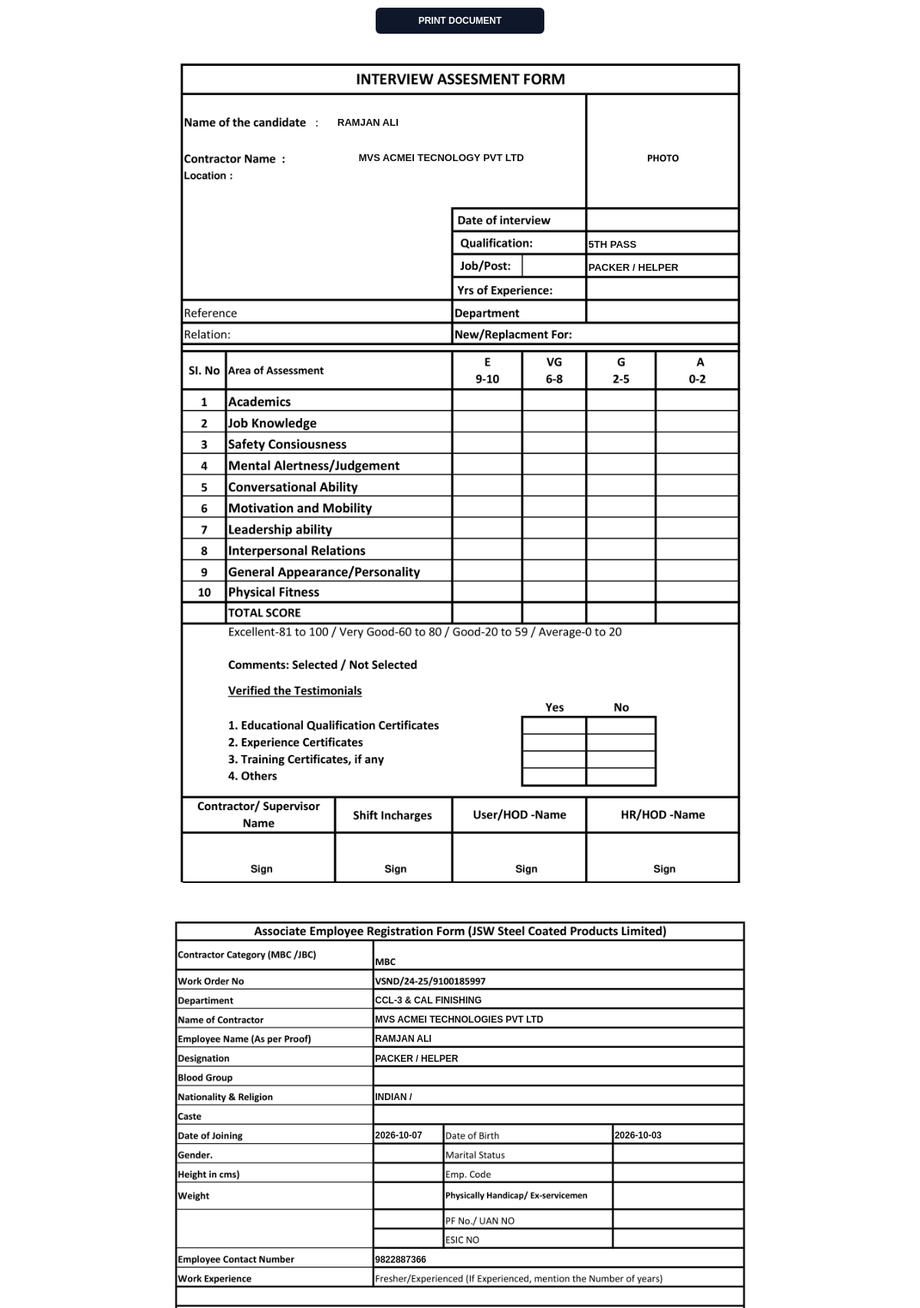
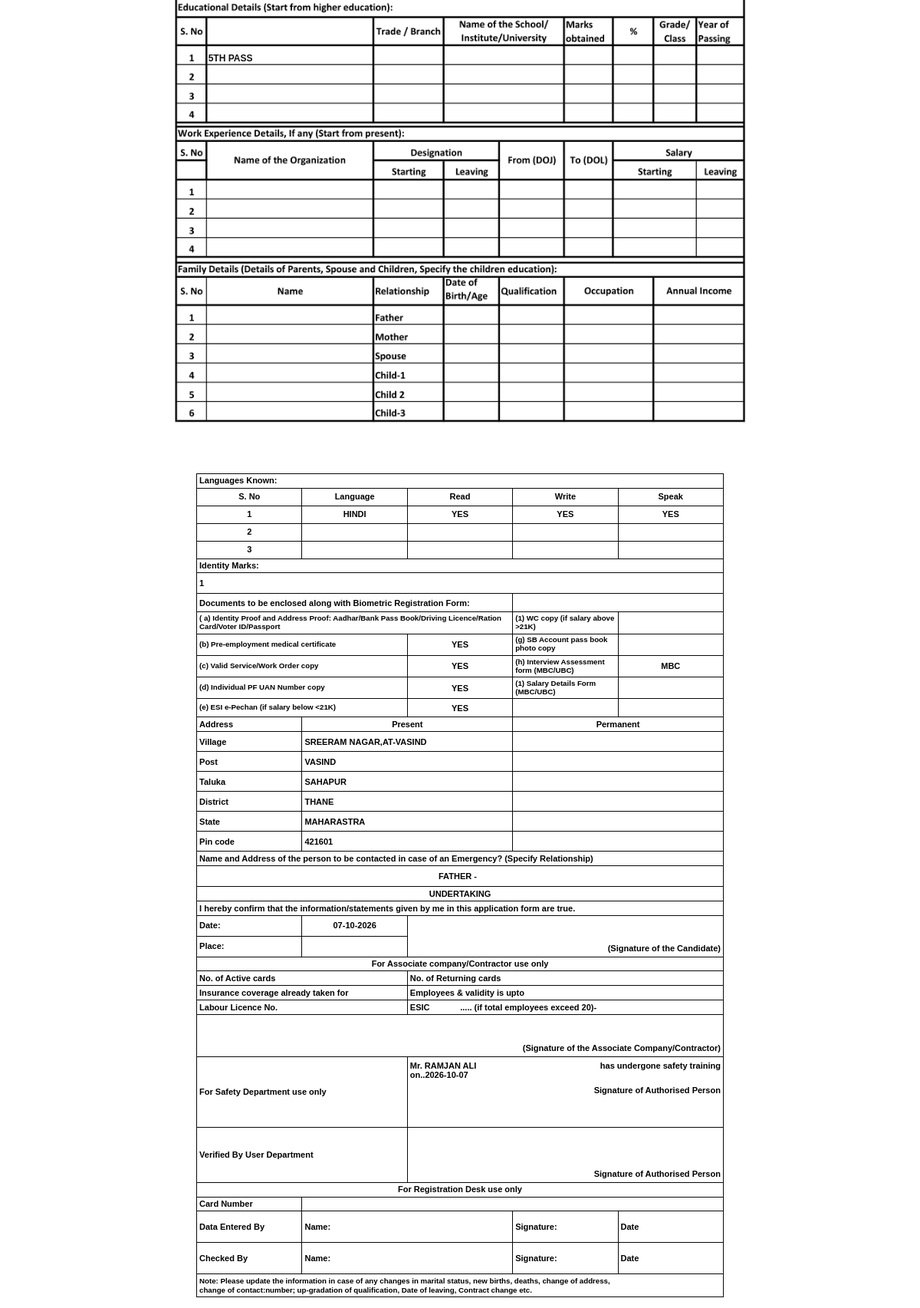
The page /admin/print/12 (signed in) on the database its author committed (2 pictures, top to bottom).
### tables this page shows
CREATE TABLE applicants (
            id INTEGER PRIMARY KEY AUTOINCREMENT,
            full_name TEXT, mobile TEXT, qualification TEXT, contractor TEXT, requested_role TEXT,
            skill_level TEXT, dob TEXT, aadhar TEXT, doj TEXT, blood_group TEXT, uan TEXT, esic TEXT, 
            father_name TEXT, mother_name TEXT, wife_name TEXT, alt_mobile TEXT, 
            permanent_address TEXT, religion TEXT, caste TEXT, marital_status TEXT, 
            department TEXT, designation TEXT, identification_mark TEXT, place TEXT,
            status TEXT DEFAULT 'New Request', interview_date TEXT
        , created_at TIMESTAMP DEFAULT CURRENT_TIMESTAMP, experience TEXT, reference TEXT, relation TEXT, replacement_for TEXT, perm_village TEXT, perm_post TEXT, perm_taluka TEXT, perm_district TEXT, perm_state TEXT, perm_pin TEXT, gender TEXT, present_address_line1 TEXT, emergency_contact_name TEXT, emergency_relationship TEXT, lang1_name TEXT, lang1_read TEXT, lang1_write TEXT, lang1_speak TEXT, lang2_name TEXT, lang2_read TEXT, lang2_write TEXT, lang2_speak TEXT, lang3_name TEXT, lang3_read TEXT, lang3_write TEXT, lang3_speak TEXT, qualification_level TEXT, qualification_trade TEXT, qualification_institute TEXT, qualification_marks TEXT, qualification_percentage TEXT, qualification_grade TEXT, qualification_year TEXT, assessment_company TEXT, assessment_location TEXT, appointment_salary TEXT, appointment_issue_date TEXT, appointment_location TEXT, father_age TEXT, father_education TEXT, father_occupation TEXT, father_income TEXT, mother_age TEXT, mother_education TEXT, mother_occupation TEXT, mother_income TEXT, appointment_breakup TEXT);

### app.py (the view)
@app.route('/admin/print/<int:id>')
def print_form(id):
    auth = require_admin()
    if auth:
        return auth
    conn = get_db(); ensure_applicant_schema(conn); app_data = conn.execute('SELECT * FROM applicants WHERE id=?', (id,)).fetchone(); conn.close()
    if not app_data:
        abort(404)
    return render_template('print_template.html', app=app_data)

### app.py (called while the page is built, shortened)
@app.after_request
def security_headers(response):
    response.headers.setdefault('X-Content-Type-Options', 'nosniff')
    response.headers.setdefault('X-Frame-Options', 'SAMEORIGIN')
    response.headers.setdefault('Referrer-Policy', 'strict-origin-when-cross-origin')
    response.headers.setdefault('Permissions-Policy', 'camera=(), microphone=(), geolocation=(), xr-spatial-tracking=(self)')
    if request.path.startswith('/static/'):
        response.headers.setdefault('Cache-Control', 'public, max-age=3600, stale-while-revalidate=86400')
    else:
        response.headers.setdefault('Cache-Control', 'no-store' if request.path.startswith('/admin') or request.path == '/login' else 'private, max-age=0')
    return response

def get_db():
    conn = sqlite3.connect(DB_PATH, timeout=10)
    conn.row_factory = sqlite3.Row
    conn.execute('PRAGMA busy_timeout = 10000')
    conn.execute('PRAGMA foreign_keys = ON')
    return conn

def require_admin():
    return None

### templates/print_template.html (shortened to what this page needs)
<!DOCTYPE html>
<html lang="en">
<head>
</head>
<body>
    <button onclick="window.print()" class="print-btn no-print">PRINT DOCUMENT</button>
    <div class="a4-page official-assessment-page">
      <img class="official-registration-base" src="{{ url_for('static',filename='official-assessment-page1.png',v='3') }}" alt="" aria-hidden="true">
      <span class="official-form-value" style="left:29.849%;top:8.778%;max-width:36.955%">{{ app['full_name'] or '' }}</span>
      <span class="official-form-value" style="left:33.327%;top:12.911%;max-width:35.275%">{{ app['assessment_company'] if app['assessment_company'] is not none else 'MVS ACMEI TECNOLOGY PVT LTD' }}</span>
      <span class="official-form-value" style="left:71.105%;top:22.983%;max-width:23.517%">{{ app['qualification'] or '' }}</span>
      <span class="official-form-value" style="left:71.105%;top:25.644%;max-width:23.517%">{{ app['designation'] or app['requested_role'] or '' }}</span>
    </div>
    <div class="a4-page official-registration-page">
      <img class="official-registration-base" src="{{ url_for('static', filename='official-registration-page2.png', v='1') }}" alt="" aria-hidden="true">
      <span class="official-registration-value" style="left:36.048%;top:11.189%;max-width:60.875%">{{ app['department'] or 'CCL-3 & CAL FINISHING' }}</span>
      <span class="official-registration-value" style="left:36.048%;top:13.445%;max-width:60.875%">MVS ACMEI TECHNOLOGIES PVT LTD</span>
      <span class="official-registration-value" style="left:36.048%;top:15.702%;max-width:60.875%">{{ app['full_name'] or '' }}</span>
      <span class="official-registration-value" style="left:36.048%;top:17.947%;max-width:60.875%">{{ app['designation'] or app['requested_role'] or '' }}</span>
      <span class="official-registration-value" style="left:36.048%;top:22.461%;max-width:60.875%">Indian / {{ app['religion'] or '' }}</span>
      <span class="official-registration-value" style="left:36.048%;top:26.962%;max-width:10.986%">{{ app['doj'] or '' }}</span>
      <span class="official-registration-value" style="left:75.405%;top:26.962%;max-width:21.518%">{{ app['dob'] or '' }}</span>
      <span class="official-registration-value" style="left:36.048%;top:41.382%;max-width:60.875%">{{ app['mobile'] or '' }}</span>
      <span class="official-registration-value" style="left:8.634%;top:53.794%;max-width:26.809%">{{ app['qualification_level'] or app['qualification'] or '' }}</span>
    </div>
    <div class="a4-page p3-exact-page">
        <table class="p3-form" aria-label="Biometric Registration Form continuation">
            <tr><td colspan="5" class="section-title">Languages Known:</td></tr>
            <tr class="h-lang">
                <th style="width:9%;">S. No</th>
                <th style="width:33%;">Language</th>
                <th style="width:19%;">Read</th>
                <th style="width:20%;">Write</th>
                <th style="width:19%;">Speak</th>
            </tr>
            <tr class="h-lang center"><td>1</td><td>{{ app['lang1_name'] or 'HINDI' }}</td><td class="bold">{{ 'YES' if app['lang1_read'] is none or app['lang1_read'] != 'NO' else 'NO' }}</td><td class="bold">{{ 'YES' if app['lang1_write'] is none or app['lang1_write'] != 'NO' else 'NO' }}</td><td class="bold">{{ 'YES' if app['lang1_speak'] is none or app['lang1_speak'] != 'NO' else 'NO' }}</td></tr>
            <tr class="h-lang center"><td>2</td><td></td><td></td><td></td><td></td></tr>
            <tr class="h-lang center"><td>3</td><td></td><td></td><td></td><td></td></tr>
            <tr><td colspan="5" class="section-title">Identity Marks:</td></tr>
            <tr class="h-id"><td colspan="5">1&nbsp;&nbsp;&nbsp;</td></tr>
            <tr class="h-doc">
                <td colspan="3" class="left">Documents to be enclosed along with Biometric Registration Form:</td>
                <td colspan="2" class="center">{{ app['aadhar'] or '' }}</td>
            </tr>
            <tr class="h-doc">
                <td colspan="3" class="doc-text">( a) Identity Proof and Address Proof: Aadhar/Bank Pass Book/Driving Licence/Ration Card/Voter ID/Passport</td>
                <td class="doc-text">(1) WC copy (if salary above &gt;21K)</td>
                <td class="yes-cell"></td>
            </tr>
            <tr class="h-doc">
                <td colspan="2" class="doc-text">(b) Pre-employment medical certificate</td>
                <td class="yes-cell">YES</td>
                <td class="doc-text">(g) SB Account pass book photo copy</td>
                <td class="yes-cell"></td>
            </tr>
            <tr class="h-doc">
                <td colspan="2" class="doc-text">(c) Valid Service/Work Order copy</td>
                <td class="yes-cell">YES</td>
                <td class="doc-text">(h) Interview Assessment form (MBC/UBC)</td>
                <td class="yes-cell">MBC</td>
            </tr>
            <tr class="h-doc">
                <td colspan="2" class="doc-text">(d) Individual PF UAN Number copy</td>
                <td class="yes-cell">YES</td>
                <td class="doc-text">(1) Salary Details Form (MBC/UBC)</td>
                <td class="yes-cell"></td>
            </tr>
            <tr class="h-doc">
                <td colspan="2" class="doc-text">(e) ESI e-Pechan (if salary below &lt;21K)</td>
                <td class="yes-cell">YES</td>
                <td class="doc-text"></td>
                <td class="yes-cell"></td>
            </tr>
            <tr>
                <th class="left" style="width:9%;">Address</th>
                <th colspan="2">Present</th>
                <th colspan="2">Permanent</th>
            </tr>
            <tr class="h-address"><td class="address-label">Village</td><td colspan="2" class="bold caps">SREERAM NAGAR,AT-VASIND</td><td colspan="2" class="bold caps">{{ app['perm_village'] or app['permanent_address'] or '' }}</td></tr>
            <tr class="h-address"><td class="address-label">Post</td><td colspan="2" class="bold caps">VASIND</td><td colspan="2" class="bold caps">{{ app['perm_post'] or '' }}</td></tr>
            <tr class="h-address"><td class="address-label">Taluka</td><td colspan="2" class="bold caps">SAHAPUR</td><td colspan="2" class="bold caps">{{ app['perm_taluka'] or '' }}</td></tr>
            <tr class="h-address"><td class="address-label">District</td><td colspan="2" class="bold caps">THANE</td><td colspan="2" class="bold caps">{{ app['perm_district'] or '' }}</td></tr>
            <tr class="h-address"><td class="address-label">State</td><td colspan="2" class="bold caps">MAHARASTRA</td><td colspan="2" class="bold caps">{{ app['perm_state'] or '' }}</td></tr>
            <tr class="h-address"><td class="address-label">Pin code</td><td colspan="2" class="bold">421601</td><td colspan="2" class="bold">{{ app['perm_pin'] or '' }}</td></tr>
            <tr><td colspan="5">Name and Address of the person to be contacted in case of an Emergency? (Specify Relationship)</td></tr>
            <tr class="h-emergency"><td colspan="5" class="center bold caps">Father - &nbsp;{{ app['father_name'] or '' }}{% if app['alt_mobile'] %}&nbsp; MOBILE NO {{ app['alt_mobile'] }}{% endif %}</td></tr>
            <tr><td colspan="5" class="section-center">UNDERTAKING</td></tr>
            <tr><td colspan="5">I hereby confirm that the information/statements given by me in this application form are true.</td></tr>
            <tr class="h-undertaking">
                <td style="width:9%;">Date:</td>
                <td style="width:28%;" class="center">{% if app['doj'] and app['doj']|length >= 10 %}{{ app['doj'][8:10] }}-{{ app['doj'][5:7] }}-{{ app['doj'][0:4] }}{% else %}{{ app['interview_date'] or '' }}{% endif %}</td>
                <td colspan="3" rowspan="2" class="right signature-bottom">(Signature of the Candidate)</td>
            </tr>
            <tr class="h-undertaking"><td>Place:</td><td class="center caps">{{ app['place'] or '' }}</td></tr>
            <tr><td colspan="5" class="section-center">For Associate company/Contractor use only</td></tr>
            <tr><td colspan="2">No. of Active cards</td><td colspan="3">No. of Returning cards</td></tr>
            <tr><td colspan="2">Insurance coverage already taken for</td><td colspan="3">Employees &amp; validity is upto</td></tr>
            <tr><td colspan="2">Labour Licence No.</td><td colspan="3">ESIC &nbsp;&nbsp;&nbsp;&nbsp;&nbsp;&nbsp;&nbsp;&nbsp;&nbsp;&nbsp;&nbsp;&nbsp;..... (if total employees exceed 20)-</td></tr>
            <tr class="h-associate-sign"><td colspan="5" class="right signature-bottom">(Signature of the Associate Company/Contractor)</td></tr>
            <tr class="h-safety">
                <td colspan="2" class="left">For Safety Department use only</td>
                <td colspan="3" class="left" style="vertical-align:top;padding-top:5px;">
                    Mr. <span class="bold caps">{{ app['full_name'] }}</span> <span style="float:right;">has undergone safety training</span><br>
                    on..{{ app['interview_date'] or app['doj'] or '' }}
                    <span class="signature-label">Signature of Authorised Person</span>
                </td>
            </tr>
            <tr class="h-user">
                <td colspan="2" class="left">Verified By User Department</td>
                <td colspan="3" class="right signature-bottom">Signature of Authorised Person</td>
            </tr>
            <tr><td colspan="5" class="section-center">For Registration Desk use only</td></tr>
            <tr><td style="width:16%;">Card Number</td><td colspan="4"></td></tr>
            <tr class="h-reg">
                <td>Data Entered By</td>
                <td colspan="2">Name:</td>
                <td>Signature:</td>
                <td>Date</td>
            </tr>
            <tr class="h-reg">
                <td>Checked By</td>
                <td colspan="2">Name:</td>
                <td>Signature:</td>
                <td>Date</td>
            </tr>
            <tr><td colspan="5" class="note-cell">Note: Please update the information in case of any changes in marital status, new births, deaths, change of address,<br>change of contact:number; up-gradation of qualification, Date of leaving, Contract change etc.</td></tr>
        </table>
    </div>
</body>
</html>

### templates/print_template.html (style rules this page uses)
* { box-sizing: border-box; -webkit-print-color-adjust: exact !important; print-color-adjust: exact !important; }
html, body { margin: 0 !important; padding: 0 !important; background: #ffffff !important; color: #000000 !important; font-family: Arial, Helvetica, sans-serif; }
.a4-page { width: 210mm; height: 296mm; max-height: 296mm; padding: 8mm 12mm 6mm 12mm; margin: 0 auto; background: #ffffff; overflow: hidden; page-break-after: always; page-break-inside: avoid; break-inside: avoid; position: relative; }
.a4-page:last-child { page-break-after: avoid; }
.official-assessment-page { padding:0!important;height:296mm!important;max-height:296mm!important;overflow:hidden; }
.official-form-value { position:absolute;z-index:1;white-space:nowrap;overflow:hidden;font:700 13px/1.2 Arial,Helvetica,sans-serif;text-transform:uppercase;color:#111; }
.official-registration-page { padding:0!important; height:296mm!important; max-height:296mm!important; overflow:hidden; }
.official-registration-base { display:block; width:100%; height:100%; object-fit:fill; }
.official-registration-value { position:absolute;z-index:1;white-space:nowrap;overflow:hidden;text-overflow:clip;font:700 12px/1.15 Arial,Helvetica,sans-serif;text-transform:uppercase;color:#111; }
.p3-exact-page { padding: 8mm 14mm 8mm 14mm !important; font-family: Arial, Helvetica, sans-serif; }
.p3-form { width: 100%; border-collapse: collapse; table-layout: fixed; margin: 0; font-size: 11px; font-weight: 600; line-height: 1.13; color: #000; }
.p3-form th, .p3-form td { border: 1.75px solid #080808; padding: 2.7px 3px; vertical-align: middle; background: #fff !important; }
.p3-form th { font-weight: 700; text-align: center; }
.p3-form .left { text-align: left; }
.p3-form .center { text-align: center; }
.p3-form .right { text-align: right; }
.p3-form .bold { font-weight: 700; }
.p3-form .caps { text-transform: uppercase; }
.p3-form .section-title { font-weight: 700; text-align: left; }
.p3-form .section-center { font-weight: 700; text-align: center; }
.p3-form .h-lang { height: 23px; }
.p3-form .h-id { height: 27px; }
.p3-form .h-doc { height: 24px; }
.p3-form .h-address { height: 26px; }
.p3-form .h-emergency { height: 27px; }
.p3-form .h-undertaking { height: 27px; }
.p3-form .h-associate-sign { height: 55px; }
.p3-form .h-safety { height: 92px; }
.p3-form .h-user { height: 72px; }
.p3-form .h-reg { height: 41px; }
.p3-form .note-cell { font-size: 9.7px; line-height: 1.18; }
.p3-form .signature-bottom { vertical-align: bottom; padding-bottom: 4px; }
.p3-form .signature-label { display: block; text-align: right; margin-top: 7px; }
.p3-form .address-label { width: 9%; font-weight: 700; }
.p3-form .yes-cell { width: 6%; text-align: center; font-weight: 700; }
.p3-form .doc-text { font-size: 9.7px; }
.print-btn { display: block; width: 220px; margin: 10px auto; padding: 10px; background: #0f172a; color: #ffffff; text-align: center; font-weight: bold; border-radius: 6px; cursor: pointer; border: none; font-size: 12px; }

### rows shown on the page
applicants: full_name "RAMJAN ALI", qualification "5TH PASS", designation "PACKER / HELPER", doj "2026-10-07", dob "2026-10-03", mobile "9822887366", doj "07", doj "10", doj "2026"

### other values the page prints
{{ app['department'] or 'CCL-3 & CAL FINISHING' }} "CCL-3 & CAL FINISHING"
{{ app['lang1_name'] or 'HINDI' }} "HINDI"
